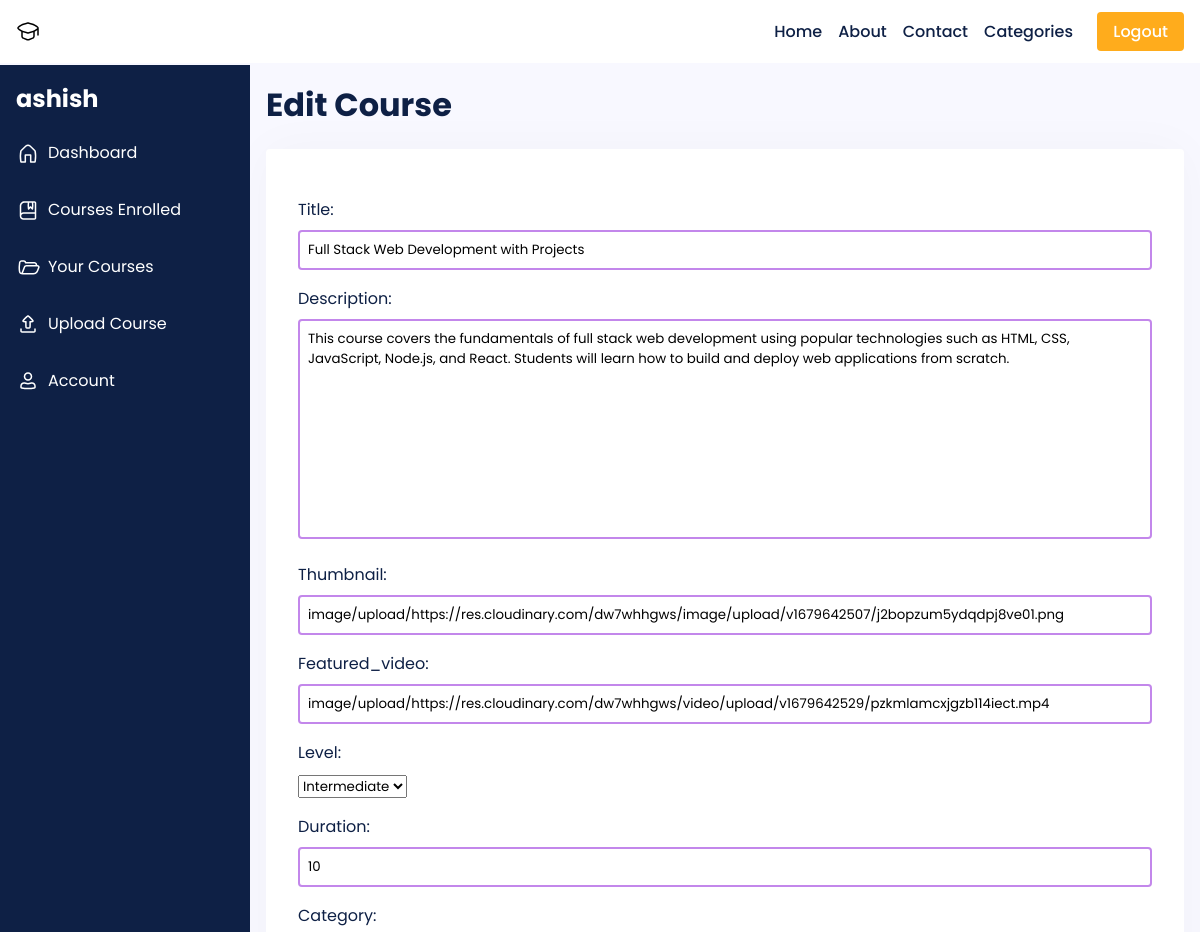
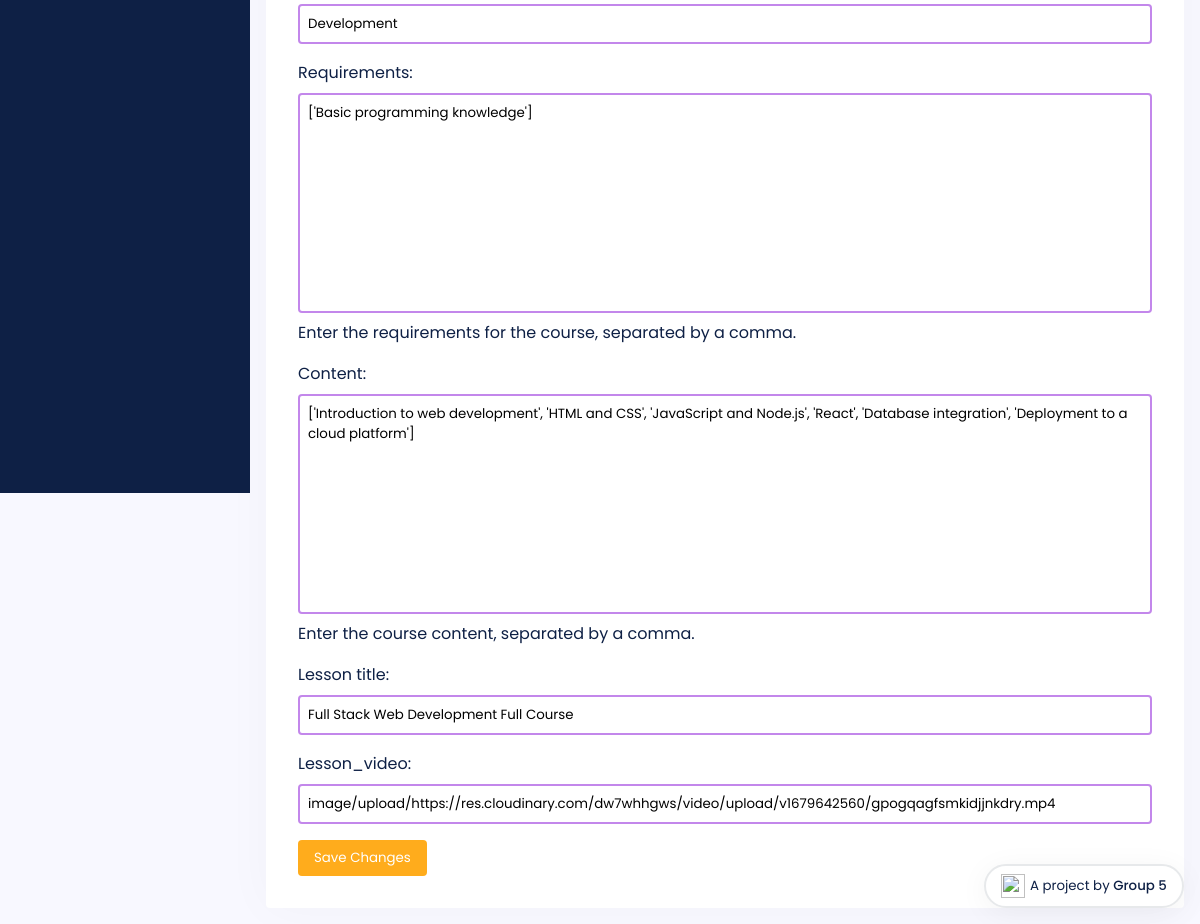
Page /dashboard/full-stack-web-development-with-projects/course-edit/ (signed in) on the committed database (2 pictures, top to bottom).
### main/models.py (models this page shows, shortened)
class Course(models.Model):
    title = models.CharField(max_length=100)
    description = models.TextField()
    LEVEL_CHOICES = [
        ('Beginner', 'Beginner'),
        ('Intermediate', 'Intermediate'),
        ('Advanced', 'Advanced')
    ]
    id = models.AutoField(primary_key=True)
    title = models.CharField(max_length=255)
    slug = models.SlugField(unique=True)
    description = models.TextField()
    thumbnail = CloudinaryField('thumbnail')
    featured_video = CloudinaryField('featured_video')
    instructor = models.ForeignKey(User, on_delete=models.CASCADE, related_name='courses', default=None)
    created_at = models.DateTimeField(auto_now_add=True)
    updated_at = models.DateTimeField(auto_now=True)
    level = models.CharField(max_length=20, choices=LEVEL_CHOICES, default='Beginner')
    duration = models.CharField(max_length=10, default='0')
    category = models.CharField(max_length=255, default="uncategorized")
    price = models.DecimalField(max_digits=8, decimal_places=2, default=0.00)
    discount = models.DecimalField(max_digits=5, decimal_places=2, default=0.00)
    requirements = models.TextField(help_text='Enter the requirements for the course, separated by a comma.', default='')
    content = models.TextField(help_text='Enter the course content, separated by a comma.', default='')
    lesson_title = models.CharField(max_length=255, default='Lesson')
    lesson_video = CloudinaryField('lesson_video', null=True)
    students = models.ManyToManyField(User, related_name='enrolled_courses', blank=True)

### main/views.py (the view)
# urls.py: path('dashboard/<slug:slug>/course-edit/', views.course_edit, name='course-edit'),
@login_required
def course_edit(request, slug):
    course = get_object_or_404(Course, slug=slug, instructor=request.user)
    if request.method == 'POST':
        form = CourseEditForm(request.POST, request.FILES, instance=course)
        if form.is_valid():
            form.save()
    else:
        form = CourseEditForm(instance=course)
    return render(request, 'dashboard/course-edit.html', {'form': form, 'course': course})

### main/forms.py
class CourseEditForm(forms.ModelForm):
    class Meta:
        model = Course
        fields = ('title', 'description', 'thumbnail', 'featured_video', 'level', 'duration', 'category', 'requirements', 'content', 'lesson_title', 'lesson_video')

### templates/dashboard/course-edit.html (shortened to what this page needs)
{% extends 'dashboard-base.html' %}
{% block content %}
<h1>Edit Course</h1>
<form class='course-edit' method="POST" enctype="multipart/form-data">
    {{ form.as_p }}
    <button type="submit">Save Changes</button>
</form>
{% endblock %}

### templates/dashboard-base.html (shortened to what this page needs)
{% load static %}
<!DOCTYPE html>
<html lang="en">
<head>
    <link rel="stylesheet" href="{% static 'css/style.css' %}">
</head>
<body>
    <header>
        <nav style='margin-left: 1rem; margin-right: 1rem' class=''>
            <span>
                <a href='/'>
                    <div style='display: flex; justify-content: baseline; column-gap: .3rem'>
                    </div>
                </a>
            </span>
            <ul style=''>
                <li><a href = '/'>Home</a></li>
                <li><a href = '/about'>About</a></li>
                <li><a href = '/contact'>Contact</a></li>
                <li>
                    <a style="display: flex;" class="desktop-categories-btn" href="javascript:void(0);">
                        Categories
                    </a>
                </li>
                <li>
                    {% if user.is_authenticated %}
                    <a class='btn' href='/accounts/logout/'>Logout</a>
                    {% else %}
                    <a class='btn' href='/accounts/login/'>Login</a>&nbsp
                    {% endif %}
                </li>
            </ul>
        </nav>
    </header>
    <main>
        <div class="profile-container">
          <div class="sidebar">
            <h2>{{user}}</h2>
            <ul>
              <a href="/dashboard/home">
                <li style='display: flex; column-gap: .5rem; align-items: center;'>
                    Dashboard
                </li></a>
              <a href="/dashboard/courses-enrolled">
                <li style='display: flex; column-gap: .5rem; align-items: center;'>
                    Courses Enrolled
                </li></a>
              <a href="/dashboard/courses-uploaded">
                <li style='display: flex; column-gap: .5rem; align-items: center;'>
                    Your Courses
                </li></a>
              <a href="/dashboard/upload">
                <li style='display: flex; column-gap: .5rem; align-items: center;'>
                Upload Course
                </li></a>
              <a href="/dashboard/profile">
                <li style='display: flex; column-gap: .5rem; align-items: center;'>
                    Account
                </li></a>
            </ul>
          </div>
          <div class="profile-main">
            {% block content %}{% endblock content %}
          </div>
        </div>
      </main>
    <a target='_blank'><div class='ashish-credits'>
        <img class="icons" style='height: 1.5rem; width: 1.5rem; cursor: pointer;' src='{% static 'img/heart.svg' %}'>
        <span style="margin-top: .1rem;" class='text'>A project by <span class='name' style='font-weight: 500;'>Group 5
    </div></a>
</body>
</html>

### static/css/style.css (style rules this page uses)
* { font-family: 'Poppins'; margin: 0; padding: 0; box-sizing: border-box; scroll-behavior: smooth; scroll-padding-top: 2rem; }
body { color: #0e2045; background: #fff; display: flex; flex-direction: column; min-height: 100vh; }
main { flex: 1; }
img { width: 100%; }
a { text-decoration: none; color: #0e2045; }
button { background-color: #FFAC1C; border-radius: 4px; padding: .5rem 1rem; border: none; color: #fff; cursor: pointer; transition: transform .2s ease-in-out; }
.btn { background-color: #FFAC1C; border-radius: 4px; padding: .5rem 1rem; border: none; color: #fff; transition: transform .2s ease-in-out; }
header { border-bottom: 2px solid #f8f8ff; }
nav { display: flex; justify-content: space-between; padding: 1.2rem 0; font-weight: 500; }
nav span { font-size: 1.2rem; font-weight: 600; }
nav ul { display: flex; column-gap: 1rem; justify-content: baseline; }
nav li { list-style: none; }
.ashish-credits { background-color: #fff; border: 2px solid #e7e9eb; font-size: smaller; padding: .5rem .5rem; width: 200px; display: flex; column-gap: .3rem; justify-content: center; border-radius: 50px; box-shadow: 0 5px 30px 0 rgba(0,0,0,.05); z-index: 9999; position: fixed; bottom: 1rem; right: 1rem; }
input[type=text] { outline: none; border: 2px solid rgba(135, 16, 216, .5); border-radius: 4px; background-color: #fff; padding: .5rem .5rem; transition: .3s ease; }
textarea { outline: none; border: 2px solid rgba(135, 16, 216, .5); border-radius: 4px; background-color: #fff; padding: .5rem .5rem; transition: .3s ease; resize: none; width: 100%; }
.profile-container { display: flex; background-color: #f8f8ff; }
.sidebar { background-color: #0e2045; color: #fff; height: 170vh; min-width: 250px; box-sizing: border-box; top: 0; left: 0; z-index: 1; }
.sidebar h2 { padding: 1rem; margin: 0; font-size: 1.5rem; font-weight: bold; }
.sidebar ul { margin: 0; padding: 0; list-style: none; }
.sidebar li { margin-bottom: 1rem; padding-left: 1rem; padding-top: .5rem; padding-bottom: .5rem; color: #fff; }
.profile-main { flex: 1; padding: 1rem; box-sizing: border-box; min-height: 100vh; }
.profile-main h1 { margin: 0; font-size: 2rem; font-weight: bold; margin-bottom: 20px; }

### templates/dashboard/course-edit.html (style rules this page uses)
.course-edit { background-color: #fff; border-radius: 4px; box-shadow: 0 0 50px rgba(0, 0, 0, 0.03); padding: 2rem; }
label { margin-bottom: .5rem; display: block; }
.course-edit p { margin: 1rem 0; }
input { width: 100%; }

### rows in the picture
Course: title "Full Stack Web Development with Projects", description "This course covers the fundamentals of full stack web development using popular technologies such as HTML, CSS, JavaScript, Node.js, and React. Students will learn how to build and deploy web applications from scratch.", thumbnail "image/upload/https://res.cloudinary.com/dw7whhgws/image/upload/v1679642507/j2bopzum5ydqdpj8ve01.png", featured_video "image/upload/https://res.cloudinary.com/dw7whhgws/video/upload/v1679642529/pzkmlamcxjgzb114iect.mp4", level "Intermediate", duration "10", category "Development", requirements "['Basic programming knowledge']", content "['Introduction to web development', 'HTML and CSS', 'JavaScript and Node.js', 'React', 'Database integration', 'Deployment to a cloud platform']", lesson_title "Full Stack Web Development Full Course", lesson_video "image/upload/https://res.cloudinary.com/dw7whhgws/video/upload/v1679642560/gpogqagfsmkidjjnkdry.mp4"

### other values in the picture
{{ user }} "ashish"
